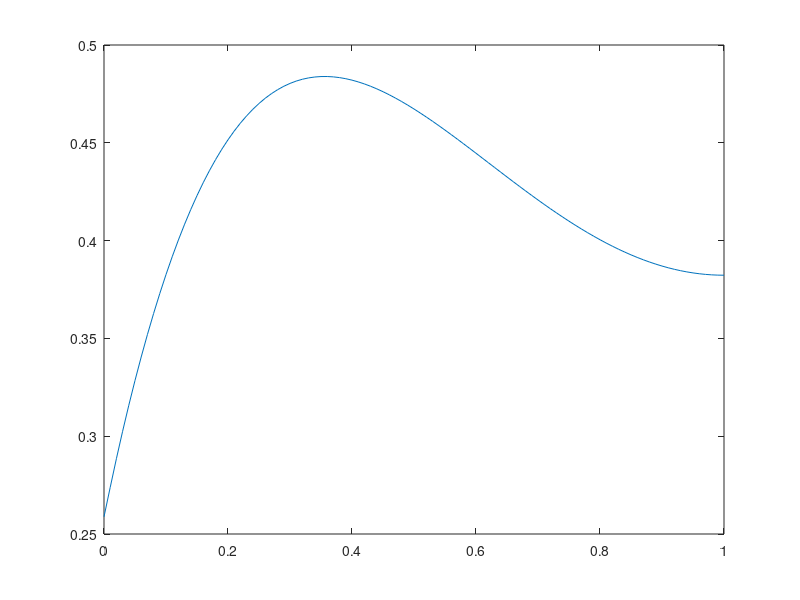

The MATLAB source for this figure:
% Computer exercise 3 Part 1, David Ahnlund Emil Gestsson
clc, clear;

N = 100; %Discretization resolution in x

Lx = 1;
T = 2;
d = 0.35;
a = 1.2;

M = d*2*T*N^2/(Lx^2);  %Discretization resolution in t (according to theory)

dx = Lx/N;
dt = T/M;

%% A
A = d*1/dx^2 * spdiags([1*ones(N-1,1) (-2*ones(N-1,1)) 1*ones(N-1,1)], -1:1, N-1, N-1);

%Adjust for Neumann boundary condition
A(end,end) = d*1/dx^2 * (-2/3);
A(end,end-1) = d*1/dx^2 * (2/3);

b = @(t) d/(dx^2)*[ sin(pi*t/a) * (t<=a) ;zeros(N-2,1)];

% Initial condition
u0 = zeros(N-1,1);

saved_u = zeros(N-1,M+1);
saved_u(:,1) = u0;

%Explicit Euler
uk = u0;
t = 0:dt:T;
for n = 2:length(t)
    u_new = uk + dt*(A*uk + b(t(n)));
    saved_u(:,n) = u_new;
    uk = u_new;
end

%Apply boundaries to solution
uN = 1/3*(4*saved_u(end,:)-saved_u(end-1,:));
u_initial = sin(pi*t/a) .* (t<=a);
saved_u = [u_initial;saved_u;uN];

x = 0:dx:Lx;
surf(t,x,saved_u)
shading interp

%% Plot at specific tau

tau = 1.1;
u = saved_u(:,t==tau);

plot(x,u)


